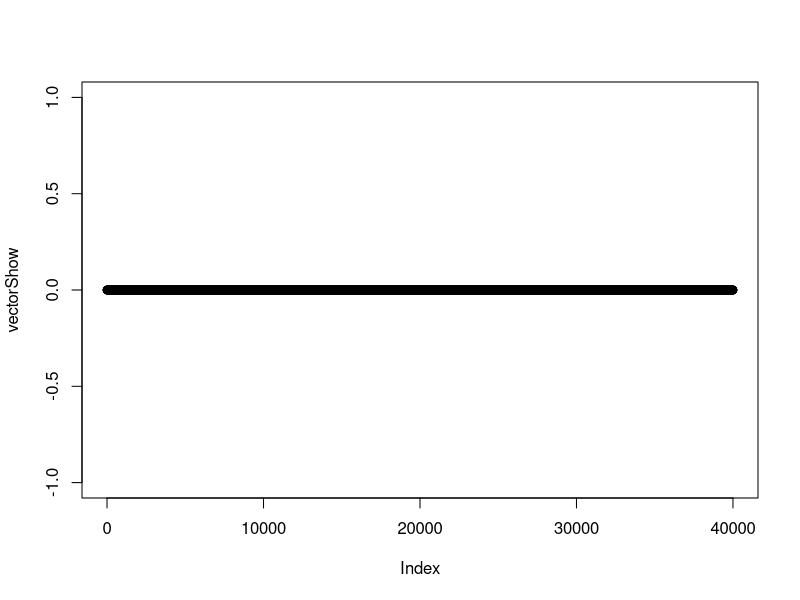

The R source for this figure:
## ---- chunk 1
n0 = matrix( c( 0, 0, 0, 0.16), nrow=2, ncol=2, byrow = TRUE )
n1 = matrix( c( 0.85, 0.04, -0.04, 0.85), nrow=2, ncol=2, byrow = TRUE )
n2 = matrix( c( 0.2, -0.26, -0.23, 0.22), nrow=2, ncol=2, byrow = TRUE )
n3 = matrix( c( -0.15, 0.28, -0.26, 0.24), nrow=2, ncol=2, byrow = TRUE )
p = matrix( c(0,0), nrow=2, ncol=1, byrow = TRUE)
vectorShow = seq(1, 400)

pobab = seq(1,40000)
probab = runif( 40000, 0, 1)
## ---- chunk 2

for (i in 1:40000){
  if (probab[i] <= 5 & probab[i] > 0) {
    p = n0 %*% p
    vectorShow[i] = p
  } else if (probab[i] > 5 & probab[i] <= 86){
    p = n1 %*% p + matrix( c(0, 0.16), nrow=2, ncol=1, byrow = TRUE)
    vectorShow[i] = p
  } else if(probab[i] > 86 & probab[i] <= 93){
    p = n2 %*% p + matrix( c(0, 0.16), nrow=2, ncol=1, byrow = TRUE)
    vectorShow[i] = p
  } else if (probab[i] > 93 & probab[i] <= 100) {
    p = n3 %*% p + matrix( c(0, 0.44), nrow=2, ncol=1, byrow = TRUE)
    vectorShow[i] = p
  }
}
  

## ---- chunk 3
plot(vectorShow)
